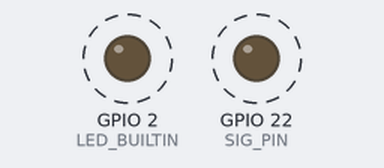
Bench run of a sketch on a simulated ESP32. On the bench: output pins drawn as LEDs (lit = HIGH). Dashed ring = blinking. What the sketch prints to the serial monitor is not drawn.

Above: at 0.2 s.
Timing chart, 0 to 3.0 s (numbered marks = the images above):
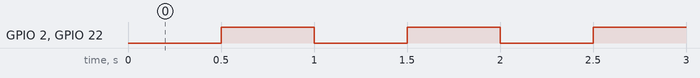

Measured:
- by itself, GPIO 2 (LED_BUILTIN), GPIO 22 (SIG_PIN): alternates HIGH for 0.50 s and LOW for 0.50 s

The sketch:

1hztimer.ino
```cpp
#include <Arduino.h>
#define SIG_PIN 22
#define LED_BUILTIN 2

volatile int interruptCounter;
int totalInterruptCounter;
hw_timer_t * timer = NULL;
long cnt=500000;
portMUX_TYPE timerMux = portMUX_INITIALIZER_UNLOCKED;
volatile uint32_t lastIsrAt = 0;

void blink() {
  digitalWrite(SIG_PIN, !digitalRead(SIG_PIN));
  digitalWrite(LED_BUILTIN, !digitalRead(LED_BUILTIN));
  lastIsrAt = millis();
  if(digitalRead(SIG_PIN)>0){
        Serial.print(lastIsrAt);
        Serial.print(":");
        Serial.println(totalInterruptCounter);
    }

}

void IRAM_ATTR onTimer() {
  portENTER_CRITICAL_ISR(&timerMux);
  interruptCounter++;
  blink();
  portEXIT_CRITICAL_ISR(&timerMux);
}
void setup() {
  pinMode(SIG_PIN, OUTPUT);
  Serial.begin(115200);
  timer = timerBegin(0, 80, true);
  timerAttachInterrupt(timer, &onTimer, true);
  timerAlarmWrite(timer, cnt, true);
  timerAlarmEnable(timer);
  pinMode(LED_BUILTIN, OUTPUT);
}
void loop() {
  uint32_t  isrTime = 0;
  if (interruptCounter > 0) {
    portENTER_CRITICAL(&timerMux);
    interruptCounter--;
//    timerAlarmWrite(timer, cnt, true);
    portEXIT_CRITICAL(&timerMux);
    totalInterruptCounter++;

    isrTime = lastIsrAt;
//    if(lastIsrAt>10000){lastIsrAt=0;}
//    if(digitalRead(SIG_PIN)>0){
//        Serial.print(isrTime);
//        Serial.print(":");
//        Serial.println(totalInterruptCounter);
//    }

    cnt-=10;

  }
}
```
